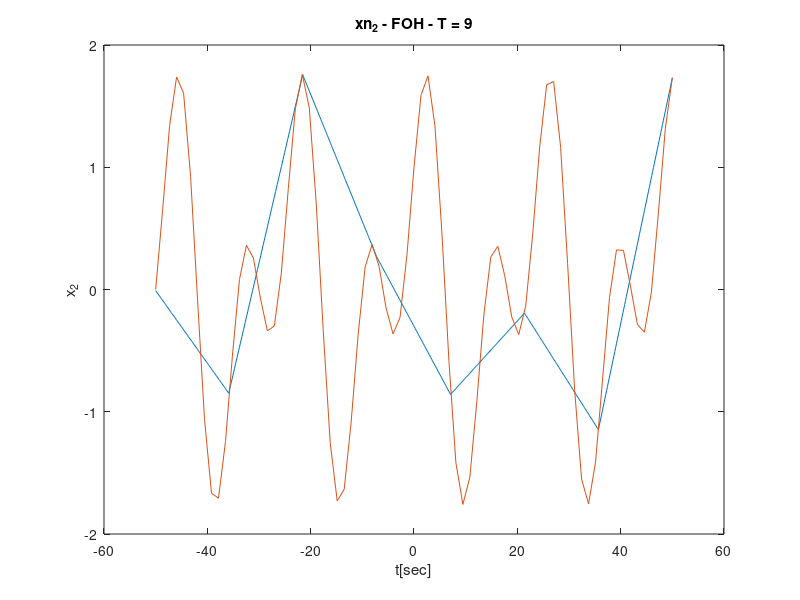

MATLAB code to generate this figure:
T = 9;
N = 10;
L = T*N;
points = 75;
t = linspace(-50,50,points);
n = linspace(-50,50,points/T);
x2 = cos(pi.*t./12)+sin(pi.*t./6);
xn2 = cos(pi.*n./12)+sin(pi.*n./6);
for i = 1:length(xn2)-1
    for j = 1:L
        foh((i-1)*L+j) = xn2(i)+(j/L)*(xn2(i+1)-xn2(i));
    end
end   
figure;
t2 = linspace(-50,50,length(foh));
plot(t2,foh);
hold on;
plot(t,x2);
hold off;
title('xn_2 - FOH - T = 9')
ylabel('x_2');
xlabel('t[sec]');
